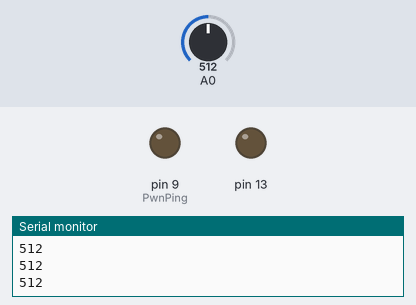
This sketch was run on a simulated Arduino Uno, built with avr-gcc and run on an emulated ATmega328P. Shown: output pins drawn as LEDs (lit = HIGH), the last lines printed to the serial monitor. The inputs (shaded band) are chosen by the test bench; at power-on: A0 = 512.

Above: at 1.2 s.
1.3 s: A0 set to 716
At 1.6 s:
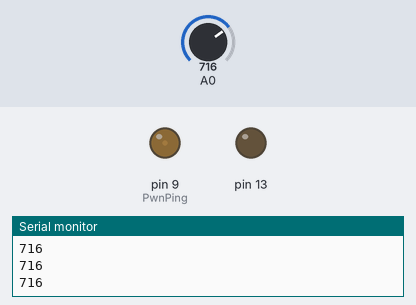
2.8 s: A0 set to 900
At 4.1 s:
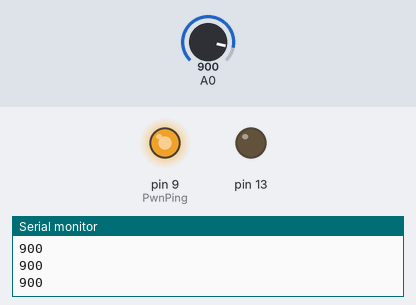
Timing chart, 0 to 5.8 s (numbered marks = the images above; inputs shaded):
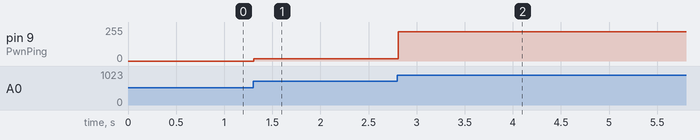

Measured:
- after the input at 1.3 s, pin 9 (PwnPing): 0/255 → 17/255 at once
- after the input at 2.8 s, pin 9 (PwnPing): 17/255 → 221/255 at once

The sketch:

glorious_turing_bombul1.ino
```cpp
// C++ code
//
int SensorValue = 0;
int	LedDimming = 0;
int PwnPing = 9;

void setup()
{
  pinMode(A0, INPUT);
  Serial.begin(9600);
  pinMode(13, OUTPUT);

}

void loop()
{
  SensorValue = analogRead(A0);
  Serial.println(SensorValue);
  LedDimming = map(SensorValue,700,930,0,255);
  if(LedDimming<0)LedDimming = 0;
  analogWrite(PwnPing,LedDimming);
  delay(100);

}
```
